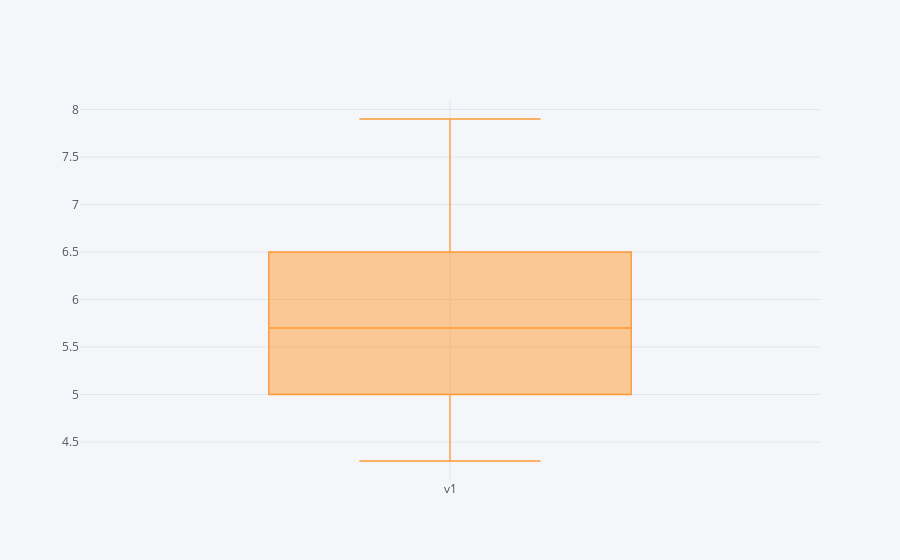
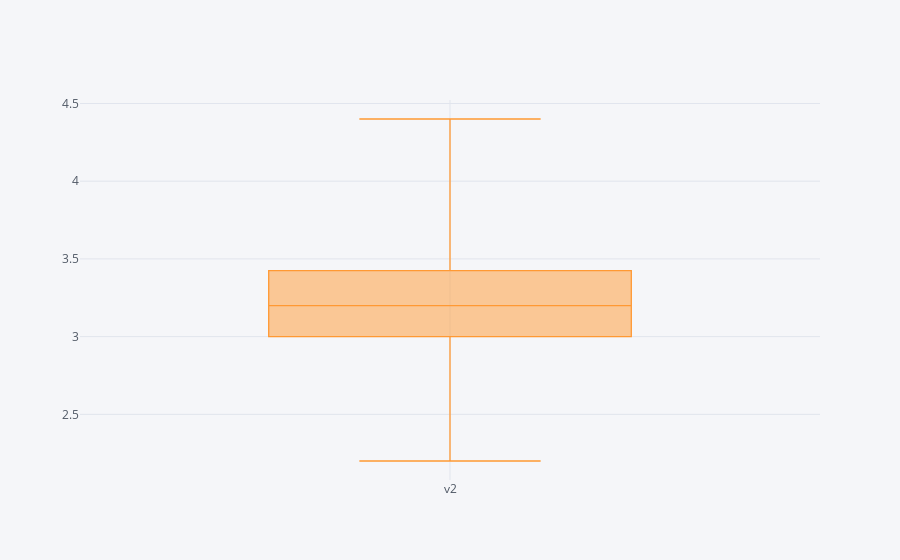
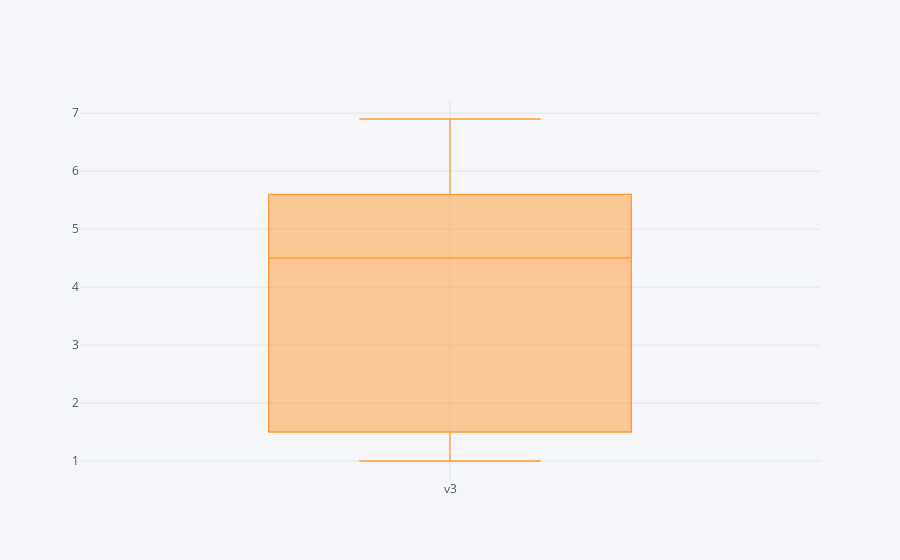
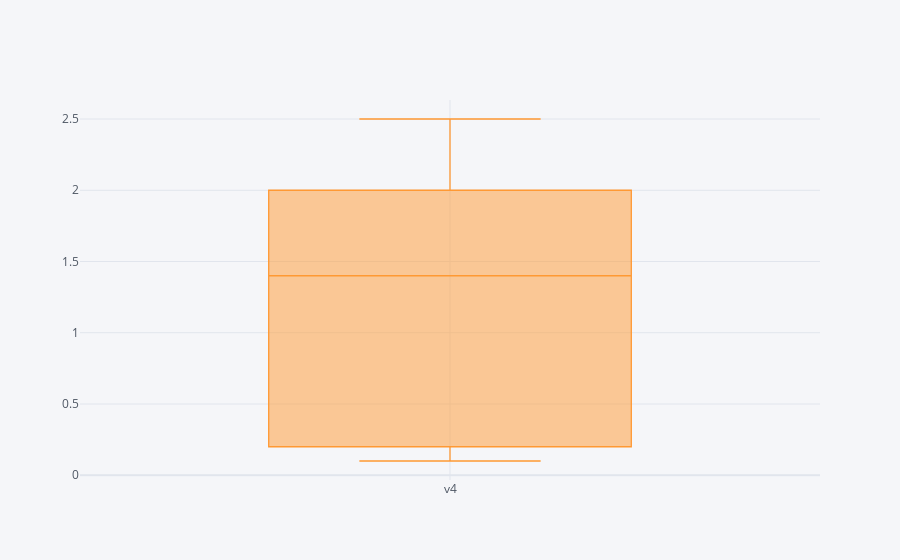

Here is the notebook cell these charts were saved with, in order:
### Code cell
for i in sirenas.columns:
    sirenas[i].iplot(kind='box')

### Figure 1 — Plotly figure (JSON) as saved in the notebook; plotly's stock layout.template omitted (floating-point values rounded to 4 significant figures)
{"data": [{"boxpoints": false, "line": {"width": 1.3}, "marker": {"color": "rgba(255, 153, 51, 1.0)"}, "name": "v1", "orientation": "v", "type": "box", "y": [4.3, 4.8, 4.9, 5.2, 4.6, 5, 5.8, 4.4, 4.4, 4.7, 5.5, 4.4, 4.6, 4.9, 5, 5, 5.1, 5.2, 5.5, 4.6, 5, 5.1, 5.2, 5.3, 5.4, 4.7, 4.8, 4.8, 5, 5.1, 5.4, 4.8, 4.5, 5, 4.6, 4.8, 5.1, 5.1, 5.7, 5.4, 5.1, 5.4, 5.7, 5, 5.4, 5.1, 5.1, 5, 6.1, 6, 6.3, 7.2, 4.9, 6, 6.2, 6.1, 6.3, 5.9, 6.4, 6.5, 6.3, 6.7, 7.2, 7.3, 6.3, 5.8, 6.4, 7.4, 5.6, 5.7, 6.5, 6.5, 7.9, 7.7, 6.9, 6.8, 6.4, 6.7, 7.1, 7.6, 6.4, 6.5, 7.7, 6.9, 6.7, 6.4, 6.2, 6.9, 6.8, 7.7, 7.7, 5.8, 6.3, 6.7, 6.7, 6.3, 7.2]}], "layout": {"legend": {"bgcolor": "#F5F6F9", "font": {"color": "#4D5663"}}, "paper_bgcolor": "#F5F6F9", "plot_bgcolor": "#F5F6F9", "title": {"font": {"color": "#4D5663"}}, "xaxis": {"gridcolor": "#E1E5ED", "showgrid": true, "tickfont": {"color": "#4D5663"}, "title": {"font": {"color": "#4D5663"}, "text": ""}, "zerolinecolor": "#E1E5ED"}, "yaxis": {"gridcolor": "#E1E5ED", "showgrid": true, "tickfont": {"color": "#4D5663"}, "title": {"font": {"color": "#4D5663"}, "text": ""}, "zerolinecolor": "#E1E5ED"}}}

### Figure 2 — Plotly figure (JSON) as saved in the notebook; plotly's stock layout.template omitted (floating-point values rounded to 4 significant figures)
{"data": [{"boxpoints": false, "line": {"width": 1.3}, "marker": {"color": "rgba(255, 153, 51, 1.0)"}, "name": "v2", "orientation": "v", "type": "box", "y": [3, 3, 3.1, 4.1, 3.6, 3.2, 4, 3.2, 3, 3.2, 3.5, 2.9, 3.2, 3, 3.6, 3.3, 3.5, 3.4, 4.2, 3.1, 3.4, 3.4, 3.5, 3.7, 3.7, 3.2, 3.4, 3.1, 3, 3.8, 3.4, 3.4, 2.3, 3.5, 3.4, 3, 3.5, 3.8, 3.8, 3.9, 3.7, 3.4, 4.4, 3.4, 3.9, 3.8, 3.3, 3.5, 2.6, 2.2, 2.8, 3, 2.5, 3, 2.8, 3, 2.7, 3, 3.1, 3, 2.9, 2.5, 3.2, 2.9, 2.5, 2.7, 2.7, 2.8, 2.8, 2.5, 3.2, 3, 3.8, 2.8, 3.1, 3, 2.8, 3.3, 3, 3, 2.8, 3, 3.8, 3.1, 3, 3.2, 3.4, 3.2, 3.2, 3, 2.6, 2.8, 3.4, 3.1, 3.3, 3.3, 3.6]}], "layout": {"legend": {"bgcolor": "#F5F6F9", "font": {"color": "#4D5663"}}, "paper_bgcolor": "#F5F6F9", "plot_bgcolor": "#F5F6F9", "title": {"font": {"color": "#4D5663"}}, "xaxis": {"gridcolor": "#E1E5ED", "showgrid": true, "tickfont": {"color": "#4D5663"}, "title": {"font": {"color": "#4D5663"}, "text": ""}, "zerolinecolor": "#E1E5ED"}, "yaxis": {"gridcolor": "#E1E5ED", "showgrid": true, "tickfont": {"color": "#4D5663"}, "title": {"font": {"color": "#4D5663"}, "text": ""}, "zerolinecolor": "#E1E5ED"}}}

### Figure 3 — Plotly figure (JSON) as saved in the notebook; plotly's stock layout.template omitted (floating-point values rounded to 4 significant figures)
{"data": [{"boxpoints": false, "line": {"width": 1.3}, "marker": {"color": "rgba(255, 153, 51, 1.0)"}, "name": "v3", "orientation": "v", "type": "box", "y": [1.1, 1.4, 1.5, 1.5, 1, 1.2, 1.2, 1.3, 1.3, 1.3, 1.3, 1.4, 1.4, 1.4, 1.4, 1.4, 1.4, 1.4, 1.4, 1.5, 1.5, 1.5, 1.5, 1.5, 1.5, 1.6, 1.6, 1.6, 1.6, 1.6, 1.7, 1.9, 1.3, 1.3, 1.4, 1.4, 1.4, 1.5, 1.7, 1.3, 1.5, 1.5, 1.5, 1.6, 1.7, 1.9, 1.7, 1.6, 5.6, 5, 5.1, 5.8, 4.5, 4.8, 4.8, 4.9, 4.9, 5.1, 5.5, 5.5, 5.6, 5.8, 6, 6.3, 5, 5.1, 5.3, 6.1, 4.9, 5, 5.1, 5.2, 6.4, 6.7, 5.4, 5.5, 5.6, 5.7, 5.9, 6.6, 5.6, 5.8, 6.7, 5.1, 5.2, 5.3, 5.4, 5.7, 5.9, 6.1, 6.9, 5.1, 5.6, 5.6, 5.7, 6, 6.1]}], "layout": {"legend": {"bgcolor": "#F5F6F9", "font": {"color": "#4D5663"}}, "paper_bgcolor": "#F5F6F9", "plot_bgcolor": "#F5F6F9", "title": {"font": {"color": "#4D5663"}}, "xaxis": {"gridcolor": "#E1E5ED", "showgrid": true, "tickfont": {"color": "#4D5663"}, "title": {"font": {"color": "#4D5663"}, "text": ""}, "zerolinecolor": "#E1E5ED"}, "yaxis": {"gridcolor": "#E1E5ED", "showgrid": true, "tickfont": {"color": "#4D5663"}, "title": {"font": {"color": "#4D5663"}, "text": ""}, "zerolinecolor": "#E1E5ED"}}}

### Figure 4 — Plotly figure (JSON) as saved in the notebook; plotly's stock layout.template omitted (floating-point values rounded to 4 significant figures)
{"data": [{"boxpoints": false, "line": {"width": 1.3}, "marker": {"color": "rgba(255, 153, 51, 1.0)"}, "name": "v4", "orientation": "v", "type": "box", "y": [0.1, 0.1, 0.1, 0.1, 0.2, 0.2, 0.2, 0.2, 0.2, 0.2, 0.2, 0.2, 0.2, 0.2, 0.2, 0.2, 0.2, 0.2, 0.2, 0.2, 0.2, 0.2, 0.2, 0.2, 0.2, 0.2, 0.2, 0.2, 0.2, 0.2, 0.2, 0.2, 0.3, 0.3, 0.3, 0.3, 0.3, 0.3, 0.3, 0.4, 0.4, 0.4, 0.4, 0.4, 0.4, 0.4, 0.5, 0.6, 1.4, 1.5, 1.5, 1.6, 1.7, 1.8, 1.8, 1.8, 1.8, 1.8, 1.8, 1.8, 1.8, 1.8, 1.8, 1.8, 1.9, 1.9, 1.9, 1.9, 2, 2, 2, 2, 2, 2, 2.1, 2.1, 2.1, 2.1, 2.1, 2.1, 2.2, 2.2, 2.2, 2.3, 2.3, 2.3, 2.3, 2.3, 2.3, 2.3, 2.3, 2.4, 2.4, 2.4, 2.5, 2.5, 2.5]}], "layout": {"legend": {"bgcolor": "#F5F6F9", "font": {"color": "#4D5663"}}, "paper_bgcolor": "#F5F6F9", "plot_bgcolor": "#F5F6F9", "title": {"font": {"color": "#4D5663"}}, "xaxis": {"gridcolor": "#E1E5ED", "showgrid": true, "tickfont": {"color": "#4D5663"}, "title": {"font": {"color": "#4D5663"}, "text": ""}, "zerolinecolor": "#E1E5ED"}, "yaxis": {"gridcolor": "#E1E5ED", "showgrid": true, "tickfont": {"color": "#4D5663"}, "title": {"font": {"color": "#4D5663"}, "text": ""}, "zerolinecolor": "#E1E5ED"}}}
